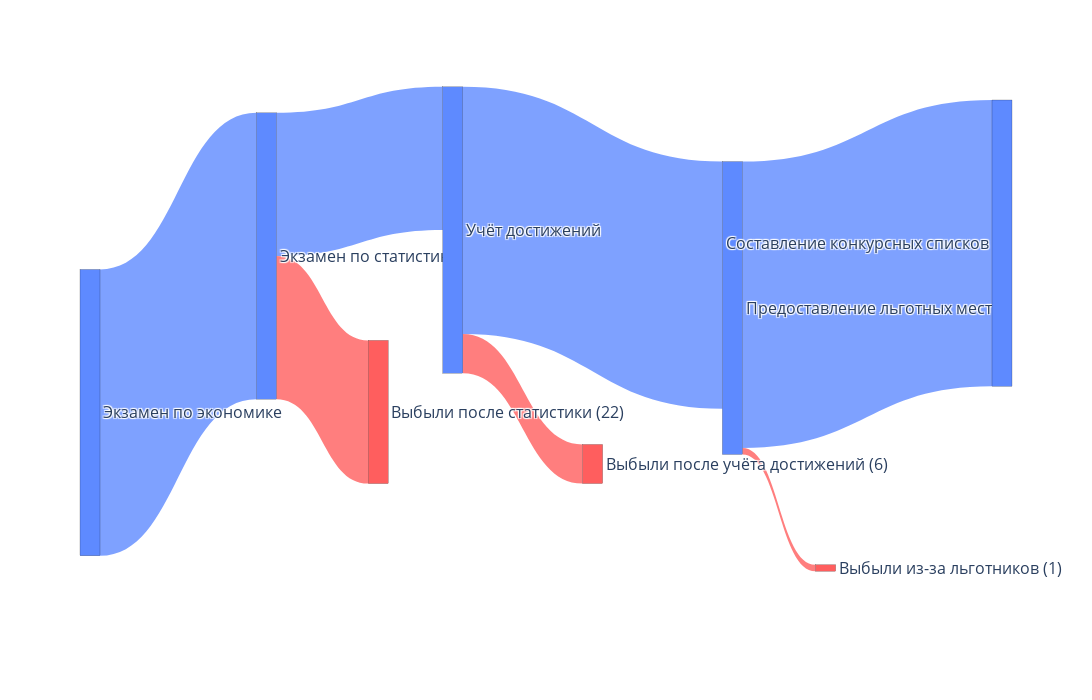

Notebook source saved alongside this figure:
### Code cell
labels = ['Экзамен по экономике', 'Экзамен по статистике', 'Выбыли после экономики', 
          'Учёт достижений', 'Выбыли после статистики',
          'Составление конкурсных списков', 'Выбыли после учёта достижений', 
          'Предоставление льготных мест', 'Выбыли из-за льготников']

# Добавляем переходы от нового этапа 0 к этапу 1 (все 44 человека переходят)
source = [0, 0, 1, 1, 3, 3, 5, 5]
target = [1, 2, 3, 4, 5, 6, 7, 8]
value = [44, 0, stayed_0_1, left_0_1, stayed_1_2, left_1_2, stayed_2_3, left_2_3]

labels_with_counts = [
    'Экзамен по экономике',
    'Экзамен по статистике', 
    f'Выбыли после экономики\n({0})',
    'Учёт достижений',
    f'Выбыли после статистики\n({left_0_1})',
    'Предоставление льготных мест',
    f'Выбыли после учёта достижений\n({left_1_2})',
    'Составление конкурсных списков',
    f'Выбыли из-за льготников\n({left_2_3})'
]

node_x = [0,   0.2, 0.4,  0.32, 0.7,  0.55, 1,  0.8, 0.9]   # X координаты
node_y = [0, 0.3, 0.25,  0.6, 0.4,  0.7, 0,  0.9, 0.9]   # Y координаты (основные этапы выше, выбывшие ниже)

fig = go.Figure(data=[go.Sankey(
    node=dict(
        pad=15,
        thickness=20,
        line=dict(color="black", width=0.2),
        label=labels_with_counts,
        color=['#5E8AFF', '#5E8AFF', '#FF5E5E', '#5E8AFF', '#FF5E5E', 
               '#5E8AFF', '#FF5E5E', '#5E8AFF', '#FF5E5E'],
        x=node_x,
        y=node_y
    ),
    link=dict(
        source=source,
        target=target,
        value=value,
        color=['rgba(94, 138, 255, 0.8)', 'rgba(255, 94, 94, 0.0)',
               'rgba(94, 138, 255, 0.8)', 'rgba(255, 94, 94, 0.8)',
               'rgba(94, 138, 255, 0.8)', 'rgba(255, 94, 94, 0.8)',
               'rgba(94, 138, 255, 0.8)', 'rgba(255, 94, 94, 0.8)']
    )
)])

fig.update_layout(
    font_size=16,
    width=1400,
    height=700
)

fig.write_image("admission_sankey.svg")

fig.show()

### Figure 1 — Plotly figure (JSON) as saved in the notebook; plotly's stock layout.template omitted (floating-point values rounded to 4 significant figures)
{"data": [{"link": {"color": ["rgba(94, 138, 255, 0.8)", "rgba(255, 94, 94, 0.0)", "rgba(94, 138, 255, 0.8)", "rgba(255, 94, 94, 0.8)", "rgba(94, 138, 255, 0.8)", "rgba(255, 94, 94, 0.8)", "rgba(94, 138, 255, 0.8)", "rgba(255, 94, 94, 0.8)"], "source": [0, 0, 1, 1, 3, 3, 5, 5], "target": [1, 2, 3, 4, 5, 6, 7, 8], "value": [44, 0, 22, 22, 38, 6, 44, 1]}, "node": {"color": ["#5E8AFF", "#5E8AFF", "#FF5E5E", "#5E8AFF", "#FF5E5E", "#5E8AFF", "#FF5E5E", "#5E8AFF", "#FF5E5E"], "label": ["Экзамен по экономике", "Экзамен по статистике", "Выбыли после экономики\n(0)", "Учёт достижений", "Выбыли после статистики\n(22)", "Предоставление льготных мест", "Выбыли после учёта достижений\n(6)", "Составление конкурсных списков", "Выбыли из-за льготников\n(1)"], "line": {"color": "black", "width": 0.2}, "pad": 15, "thickness": 20, "x": [0, 0.2, 0.4, 0.32, 0.7, 0.55, 1, 0.8, 0.9], "y": [0, 0.3, 0.25, 0.6, 0.4, 0.7, 0, 0.9, 0.9]}, "type": "sankey"}], "layout": {"font": {"size": 16}, "height": 700, "width": 1400}}
